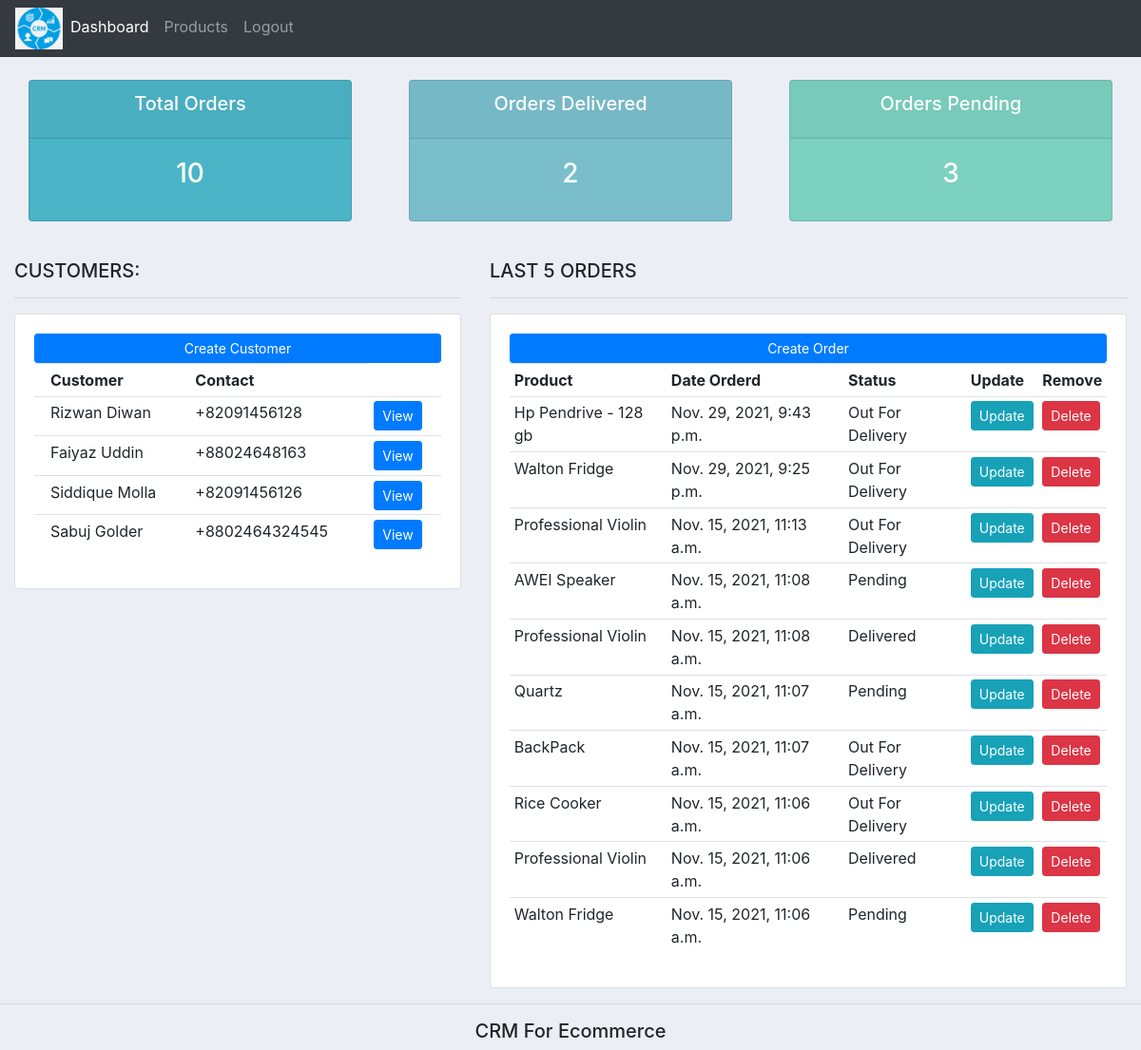
The app's page / (signed in) with its own data.
### accounts/models.py (models this page shows, shortened)
class Customer(models.Model):
    name = models.CharField(max_length=128,null=True)
    phone = models.CharField(max_length = 200,null = True)
    image = models.ImageField(upload_to='profile_pics',null=True,default='default.jpg')
    email = models.EmailField(max_length=200,null=True)
    date_created = models.DateTimeField(null=True,auto_now_add=True)

class Order(models.Model):
    STATUS = (
            ('Pending','Pending'),
            ('Out For Delivery','Out For Delivery'),
            ('Delivered','Delivered')
    )
    customer = models.ForeignKey(Customer,null=True,on_delete=models.CASCADE)
    product = models.ForeignKey(Product,null=True,on_delete=models.CASCADE)
    date_created = models.DateTimeField(auto_now_add=True,null=True)
    status = models.CharField(max_length=200,null=True,choices=STATUS)
    class Meta:
        ordering = ['-date_created',]

class Product(models.Model):
    CATEGORY = (('Indoor','Indoor'),
                ('Out Door', 'OutDoor'))
    name = models.CharField(max_length=200,null=True)
    price = models.FloatField(max_length=200,null=True)
    image = models.ImageField(upload_to='product_image',null=True)
    category = models.CharField(max_length=200,null=True,choices=CATEGORY)
    description = models.CharField(max_length=200,null=True)
    date_created = models.DateTimeField(auto_now_add=True,null=True)
    tags = models.ManyToManyField(Tag)

### accounts/views.py (the view)
# urls.py: 2. Add a URL to urlpatterns:  path('', views.home, name='home')
@login_required
def home(request):
	all_orders = Order.objects.all()
	all_customers = Customer.objects.all()
	total = all_orders.count()
	delivered = Order.objects.filter(status = 'Delivered').count()
	pending =all_orders.filter(status = 'Pending').count()
	dict = {'total':total,'delivered':delivered,'orders':all_orders,
			'pending':pending,'customers':all_customers}
	return render(request,'accounts/dashboard.html',context=dict)

### templates/accounts/dashboard.html
{%  extends 'accounts/main.html' %}
{% block content %}
{%  include 'accounts/status.html' %}
<br>
<div class="row">
	<div class="col-md-5">
		<h5>CUSTOMERS:</h5>
		<hr>
		<div class="card card-body">
			<a class="btn btn-primary  btn-sm btn-block" href="{% url 'create_customer' %}">Create Customer</a>
			<table class="table table-sm">
					<tr>
						<th></th>
						<th>Customer</th>
						<th>Contact</th>
					</tr>
				{% for customer in customers %}
					<tr>
						<td></td>
						<td>{{customer.name}}</td>
						<td>{{customer.phone}}</td>
						<td><a href="{% url 'customers' customer.id %}" class="btn btn-primary btn-sm">View</a></td>
					</tr>
				{% endfor %}
			</table>
		</div>
	</div>
	<div class="col-md-7">
		<h5>LAST 5 ORDERS</h5>
		<hr>
		<div class="card card-body">
			<a class="btn btn-primary  btn-sm btn-block" href="{% url 'create_order' %}">Create Order</a>
			<table class="table table-sm">
				<tr>
					<th>Product</th>
					<th>Date Orderd</th>
					<th>Status</th>
					<th>Update</th>
					<th>Remove</th>
				</tr>
				{% for order in orders %}
					<tr>
						<td>{{order.product.name}}</td>
						<td>{{order.date_created}}</td>
						<td>{{order.status}}</td>
						<td><a class="btn btn-info btn-sm" href="{% url 'update_order' order.id %}">Update</a></td>
						<td><a class="btn btn-danger btn-sm" href="{% url 'delete_order' order.id %}">Delete</a></td>
					</tr>
				{% endfor %}
			</table>
		</div>
	</div>
</div>
{% endblock %}

### static/css/main.css (style rules this page uses)
body { background-color: #ebeff5; }

### records on screen
Customer: name "Rizwan Diwan", phone "+82091456128"
Customer: name "Faiyaz Uddin", phone "+88024648163"
Customer: name "Siddique Molla", phone "+82091456126"
Customer: name "Sabuj Golder", phone "+8802464324545"
Order: product.name "Hp Pendrive - 128 gb", date_created "Nov. 29, 2021, 9:43 p.m.", status "Out For Delivery"
Order: product.name "Walton Fridge", date_created "Nov. 29, 2021, 9:25 p.m.", status "Out For Delivery"
Order: product.name "Professional Violin", date_created "Nov. 15, 2021, 11:13 a.m.", status "Out For Delivery"
Order: product.name "AWEI Speaker", date_created "Nov. 15, 2021, 11:08 a.m.", status "Pending"
Order: product.name "Professional Violin", date_created "Nov. 15, 2021, 11:08 a.m.", status "Delivered"
Order: product.name "Quartz", date_created "Nov. 15, 2021, 11:07 a.m.", status "Pending"
Order: product.name "BackPack", date_created "Nov. 15, 2021, 11:07 a.m.", status "Out For Delivery"
Order: product.name "Rice Cooker", date_created "Nov. 15, 2021, 11:06 a.m.", status "Out For Delivery"
Order: product.name "Professional Violin", date_created "Nov. 15, 2021, 11:06 a.m.", status "Delivered"
Order: product.name "Walton Fridge", date_created "Nov. 15, 2021, 11:06 a.m.", status "Pending"

### other values on screen
{{ total }} "10"
{{ delivered }} "2"
{{ pending }} "3"
